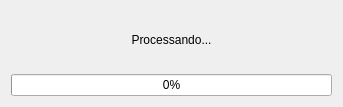
<?xml version="1.0" encoding="UTF-8"?>
<ui version="4.0">
 <class>CaixaDeMensagem</class>
 <widget class="QWidget" name="CaixaDeMensagem">
  <property name="geometry">
   <rect>
    <x>0</x>
    <y>0</y>
    <width>343</width>
    <height>107</height>
   </rect>
  </property>
  <property name="windowTitle">
   <string>Form</string>
  </property>
  <layout class="QVBoxLayout" name="verticalLayout">
   <item>
    <widget class="QLabel" name="label">
     <property name="text">
      <string>Processando...</string>
     </property>
     <property name="alignment">
      <set>Qt::AlignCenter</set>
     </property>
    </widget>
   </item>
   <item>
    <widget class="QProgressBar" name="progressBar">
     <property name="value">
      <number>0</number>
     </property>
     <property name="alignment">
      <set>Qt::AlignCenter</set>
     </property>
    </widget>
   </item>
  </layout>
 </widget>
 <resources/>
 <connections/>
</ui>
